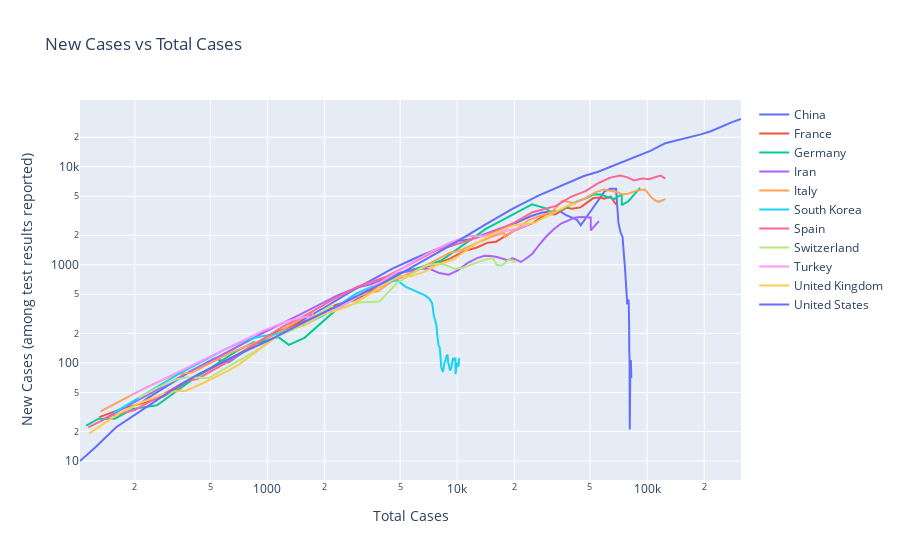

The notebook cell saved with this chart:
### Code cell
#~ Figure 2
traces = []
for country, cdf in C.loc[C.total_cases>100].groupby('location'):
    if cdf['total_cases'].max()>20000 or country=="South Korea":
        trace = go.Scatter(x=cdf['total_cases'],y=cdf['new_cases_avg'],name=country,
                          customdata=cdf['NiceDate'], mode='lines',
                          hovertemplate= country+"<br>Date: %{customdata}<br>Total: %{x}<br><b>New: %{y}</b><extra></extra>")
        traces.append(trace)

layout = go.Layout(title_text="New Cases vs Total Cases",
                  xaxis_title_text="Total Cases",
                  yaxis_title_text="New Cases (among test results reported)",
                  yaxis_type="log", xaxis_type="log")
fig = go.Figure(data=traces, layout=layout)
fig.show()

### Figure 1 — Plotly figure (JSON) as saved in the notebook; plotly's stock layout.template omitted (floating-point values rounded to 4 significant figures)
{"data": [{"customdata": ["January 19", "January 20", "January 21", "January 22", "January 23", "January 24", "January 25", "January 26", "January 27", "January 28", "January 29", "January 30", "January 31", "February 01", "February 02", "February 03", "February 04", "February 05", "February 06", "February 07", "February 08", "February 09", "February 10", "February 11", "February 12", "February 13", "February 14", "February 15", "February 16", "February 17", "February 18", "February 19", "February 20", "February 21", "February 22", "February 23", "February 24", "February 25", "February 26", "February 27", "February 28", "February 29", "March 01", "March 02", "March 03", "March 04", "March 05", "March 06", "March 07", "March 08", "March 09", "March 10", "March 11", "March 12", "March 13", "March 14", "March 15", "March 16", "March 17", "March 18", "March 19", "March 20", "March 21", "March 22", "March 23", "March 24", "March 25", "March 26", "March 27", "March 28", "March 29", "March 30", "March 31", "April 01", "April 02", "April 03", "April 04", "April 05"], "hovertemplate": "China<br>Date: %{customdata}<br>Total: %{x}<br><b>New: %{y}</b><extra></extra>", "mode": "lines", "name": "China", "type": "scatter", "x": [216, 235, 386, 526, 623, 882, 1323, 1988, 2775, 4528, 5994, 7734, 9714, 11809, 14399, 17211, 20448, 24320, 28047, 31207, 34625, 37232, 40206, 42696, 44724, 59865, 64021, 66559, 68566, 70618, 72508, 74258, 74652, 75543, 76369, 77016, 77234, 77749, 78159, 78598, 78927, 79355, 79929, 80134, 80261, 80380, 80497, 80667, 80768, 80814, 80859, 80879, 80908, 80932, 80954, 80973, 80995, 81020, 81063, 81086, 81130, 81229, 81281, 81346, 81484, 81553, 81631, 81733, 81827, 81946, 82059, 82157, 82241, 82295, 82395, 82465, 82527, 82575], "y": [39, 44, 80, 111, 101, 161, 234, 365, 538, 911, 1167, 1436, 1734, 1820, 2101, 2369, 2683, 3127, 3412, 3499, 3544, 3228, 3039, 2872, 2524, 5658, 5953, 5965, 5960, 2688, 2121, 1924, 1521, 1231, 965, 689, 645, 551, 447, 395, 423, 401, 442, 384, 333, 256, 142, 133, 126, 108, 90, 53, 35, 29, 23, 23, 21, 22, 27, 28, 33, 52, 54, 65, 88, 81, 87, 96, 85, 98, 107, 106, 103, 87, 84, 77, 71, 70]}, {"customdata": ["March 02", "March 03", "March 04", "March 05", "March 06", "March 07", "March 08", "March 09", "March 10", "March 11", "March 12", "March 13", "March 14", "March 15", "March 16", "March 17", "March 18", "March 19", "March 20", "March 21", "March 22", "March 23", "March 24", "March 25", "March 26", "March 27", "March 28", "March 29", "March 30", "March 31", "April 01", "April 02", "April 03", "April 04", "April 05"], "hovertemplate": "France<br>Date: %{customdata}<br>Total: %{x}<br><b>New: %{y}</b><extra></extra>", "mode": "lines", "name": "France", "type": "scatter", "x": [130, 178, 212, 285, 423, 613, 716, 1126, 1412, 1784, 2281, 2876, 3661, 4499, 5423, 6633, 7730, 9134, 10995, 12612, 14459, 16018, 19856, 22302, 25233, 29155, 32964, 37575, 40174, 44550, 52128, 56989, 59105, 64338, 68605], "y": [28, 35, 38, 46, 73, 108, 126, 210, 247, 292, 391, 437, 562, 678, 785, 939, 1017, 1158, 1393, 1494, 1682, 1721, 2215, 2422, 2693, 3284, 3277, 3818, 3735, 3848, 4791, 4853, 4732, 4947, 4119]}, {"customdata": ["March 01", "March 02", "March 03", "March 04", "March 05", "March 06", "March 07", "March 08", "March 09", "March 10", "March 11", "March 12", "March 13", "March 14", "March 15", "March 16", "March 17", "March 18", "March 19", "March 20", "March 21", "March 22", "March 23", "March 24", "March 25", "March 26", "March 27", "March 28", "March 29", "March 30", "March 31", "April 01", "April 02", "April 03", "April 04", "April 05"], "hovertemplate": "Germany<br>Date: %{customdata}<br>Total: %{x}<br><b>New: %{y}</b><extra></extra>", "mode": "lines", "name": "Germany", "type": "scatter", "x": [111, 129, 157, 196, 262, 400, 684, 847, 902, 1139, 1296, 1567, 2369, 3062, 3795, 4838, 6012, 7156, 8198, 14138, 18187, 21463, 24774, 29212, 31554, 36508, 42288, 48582, 52547, 57298, 61913, 67366, 73522, 73522, 79696, 91714], "y": [23, 27, 27, 34, 37, 67, 131, 162, 160, 184, 153, 180, 366, 480, 624, 817, 910, 1023, 1100, 2325, 3043, 3576, 4144, 3768, 3341, 3761, 4378, 4842, 5248, 5197, 4906, 4696, 5243, 4056, 4445, 6087]}, {"customdata": ["February 27", "February 28", "February 29", "March 01", "March 02", "March 03", "March 04", "March 05", "March 06", "March 07", "March 08", "March 09", "March 10", "March 11", "March 12", "March 13", "March 14", "March 15", "March 16", "March 17", "March 18", "March 19", "March 20", "March 21", "March 22", "March 23", "March 24", "March 25", "March 26", "March 27", "March 28", "March 29", "March 30", "March 31", "April 01", "April 02", "April 03", "April 04", "April 05"], "hovertemplate": "Iran<br>Date: %{customdata}<br>Total: %{x}<br><b>New: %{y}</b><extra></extra>", "mode": "lines", "name": "Iran", "type": "scatter", "x": [139, 245, 388, 593, 978, 1501, 2336, 2922, 3513, 4747, 5823, 6566, 7161, 8042, 9000, 10075, 11364, 12729, 13938, 14991, 16169, 17361, 18407, 19644, 20610, 21638, 23049, 24811, 27017, 29406, 32332, 35408, 38309, 41495, 44606, 47593, 50468, 50468, 55743], "y": [27, 50, 81, 124, 209, 314, 487, 582, 633, 811, 871, 911, 912, 823, 794, 877, 1050, 1171, 1234, 1229, 1201, 1158, 1117, 1163, 1110, 1069, 1160, 1291, 1601, 1942, 2320, 2649, 2823, 3022, 3068, 3046, 3039, 2243, 2784]}, {"customdata": ["February 24", "February 25", "February 26", "February 27", "February 28", "February 29", "March 01", "March 02", "March 03", "March 04", "March 05", "March 06", "March 07", "March 08", "March 09", "March 10", "March 11", "March 12", "March 13", "March 14", "March 15", "March 16", "March 17", "March 18", "March 19", "March 20", "March 21", "March 22", "March 23", "March 24", "March 25", "March 26", "March 27", "March 28", "March 29", "March 30", "March 31", "April 01", "April 02", "April 03", "April 04", "April 05"], "hovertemplate": "Italy<br>Date: %{customdata}<br>Total: %{x}<br><b>New: %{y}</b><extra></extra>", "mode": "lines", "name": "Italy", "type": "scatter", "x": [132, 229, 322, 400, 650, 888, 1128, 1689, 1835, 2502, 3089, 3858, 4636, 5883, 7375, 9172, 10149, 12462, 15113, 17660, 17750, 23980, 27980, 31506, 35713, 41035, 47021, 53578, 59138, 63927, 69176, 74386, 80539, 86498, 92472, 97689, 101739, 105792, 110574, 115242, 119827, 124632], "y": [32, 56, 76, 80, 129, 164, 201, 322, 296, 403, 490, 542, 700, 845, 1071, 1328, 1378, 1644, 1934, 2122, 1900, 2879, 3216, 3461, 4490, 4263, 4760, 5518, 5856, 5723, 5538, 5202, 5350, 5642, 5824, 5825, 5300, 4823, 4525, 4388, 4522, 4710]}, {"customdata": ["February 21", "February 22", "February 23", "February 24", "February 25", "February 26", "February 27", "February 28", "February 29", "March 01", "March 02", "March 03", "March 04", "March 05", "March 06", "March 07", "March 08", "March 09", "March 10", "March 11", "March 12", "March 13", "March 14", "March 15", "March 16", "March 17", "March 18", "March 19", "March 20", "March 21", "March 22", "March 23", "March 24", "March 25", "March 26", "March 27", "March 28", "March 29", "March 30", "March 31", "April 01", "April 02", "April 03", "April 04", "April 05"], "hovertemplate": "South Korea<br>Date: %{customdata}<br>Total: %{x}<br><b>New: %{y}</b><extra></extra>", "mode": "lines", "name": "South Korea", "type": "scatter", "x": [155, 345, 601, 762, 892, 1146, 1595, 2022, 2931, 3526, 4212, 4812, 5328, 5766, 6284, 6767, 7134, 7382, 7513, 7755, 7869, 7979, 8086, 8162, 8236, 8320, 8413, 8565, 8652, 8799, 8897, 8961, 9037, 9137, 9241, 9332, 9478, 9583, 9661, 9786, 9786, 9976, 10062, 10156, 10237], "y": [31, 78, 138, 170, 184, 200, 248, 315, 509, 595, 654, 697, 599, 560, 518, 488, 451, 404, 307, 247, 183, 149, 143, 101, 91, 85, 81, 100, 104, 119, 121, 99, 96, 84, 86, 92, 110, 111, 105, 113, 77, 98, 100, 92, 112]}, {"customdata": ["March 03", "March 04", "March 05", "March 06", "March 07", "March 08", "March 09", "March 10", "March 11", "March 12", "March 13", "March 14", "March 15", "March 16", "March 17", "March 18", "March 19", "March 20", "March 21", "March 22", "March 23", "March 24", "March 25", "March 26", "March 27", "March 28", "March 29", "March 30", "March 31", "April 01", "April 02", "April 03", "April 04", "April 05"], "hovertemplate": "Spain<br>Date: %{customdata}<br>Total: %{x}<br><b>New: %{y}</b><extra></extra>", "mode": "lines", "name": "Spain", "type": "scatter", "x": [114, 151, 200, 261, 374, 430, 589, 1204, 1639, 2140, 3004, 4231, 5753, 7753, 9191, 11178, 13716, 17147, 19980, 24926, 28572, 33089, 39673, 47610, 56188, 64059, 72248, 78797, 85195, 94417, 102136, 110238, 117710, 124736], "y": [22, 29, 33, 44, 65, 69, 97, 235, 316, 427, 603, 756, 1028, 1403, 1546, 1736, 1990, 2348, 2697, 3437, 3714, 3985, 4923, 5671, 6904, 7742, 8143, 7796, 7251, 7589, 7472, 7860, 8128, 7579]}, {"customdata": ["March 07", "March 08", "March 09", "March 10", "March 11", "March 12", "March 13", "March 14", "March 15", "March 16", "March 17", "March 18", "March 19", "March 20", "March 21", "March 22", "March 23", "March 24", "March 25", "March 26", "March 27", "March 28", "March 29", "March 30", "March 31", "April 01", "April 02", "April 03", "April 04", "April 05"], "hovertemplate": "Switzerland<br>Date: %{customdata}<br>Total: %{x}<br><b>New: %{y}</b><extra></extra>", "mode": "lines", "name": "Switzerland", "type": "scatter", "x": [209, 264, 332, 374, 490, 642, 854, 1121, 1359, 2200, 2200, 2650, 3010, 3888, 4840, 6077, 6971, 8015, 8789, 9714, 10714, 12104, 13152, 14274, 15412, 16108, 17070, 18844, 19706, 20489], "y": [44, 56, 68, 71, 70, 94, 130, 186, 217, 389, 336, 382, 412, 422, 660, 856, 990, 1031, 987, 909, 935, 1022, 1090, 1140, 1174, 1001, 979, 1142, 1073, 1095]}, {"customdata": ["March 19", "March 20", "March 21", "March 22", "March 23", "March 24", "March 25", "March 26", "March 27", "March 28", "March 29", "March 30", "March 31", "April 01", "April 02", "April 03", "April 04", "April 05"], "hovertemplate": "Turkey<br>Date: %{customdata}<br>Total: %{x}<br><b>New: %{y}</b><extra></extra>", "mode": "lines", "name": "Turkey", "type": "scatter", "x": [191, 359, 670, 947, 1236, 1529, 1872, 2433, 3629, 5698, 7402, 9217, 11535, 13531, 15679, 18135, 20921, 23934], "y": [47, 85, 155, 212, 261, 292, 300, 371, 598, 1042, 1382, 1696, 1976, 1958, 2069, 2229, 2346, 2600]}, {"customdata": ["March 06", "March 07", "March 08", "March 09", "March 10", "March 11", "March 12", "March 13", "March 14", "March 15", "March 16", "March 17", "March 18", "March 19", "March 20", "March 21", "March 22", "March 23", "March 24", "March 25", "March 26", "March 27", "March 28", "March 29", "March 30", "March 31", "April 01", "April 02", "April 03", "April 04", "April 05"], "hovertemplate": "United Kingdom<br>Date: %{customdata}<br>Total: %{x}<br><b>New: %{y}</b><extra></extra>", "mode": "lines", "name": "United Kingdom", "type": "scatter", "x": [115, 163, 206, 273, 321, 373, 456, 590, 707, 1140, 1391, 1543, 1950, 2630, 3277, 3983, 5018, 5683, 6650, 8077, 9529, 11658, 14543, 17089, 19522, 22141, 25150, 29474, 33718, 38168, 41903], "y": [19, 30, 38, 47, 51, 52, 62, 79, 96, 191, 233, 238, 310, 372, 471, 610, 767, 763, 843, 1023, 1127, 1493, 1973, 2253, 2498, 2620, 2651, 3096, 3549, 4006, 4188]}, {"customdata": ["March 03", "March 04", "March 05", "March 06", "March 07", "March 08", "March 09", "March 10", "March 11", "March 12", "March 13", "March 14", "March 15", "March 16", "March 17", "March 18", "March 19", "March 20", "March 21", "March 22", "March 23", "March 24", "March 25", "March 26", "March 27", "March 28", "March 29", "March 30", "March 31", "April 01", "April 02", "April 03", "April 04", "April 05"], "hovertemplate": "United States<br>Date: %{customdata}<br>Total: %{x}<br><b>New: %{y}</b><extra></extra>", "mode": "lines", "name": "United States", "type": "scatter", "x": [103, 125, 159, 233, 338, 433, 554, 754, 1025, 1312, 1663, 2174, 2951, 3774, 4661, 6427, 9415, 14250, 19624, 26747, 35206, 46442, 55231, 69194, 85991, 104686, 124665, 143025, 164620, 189618, 216721, 245540, 277965, 312237], "y": [10, 14, 22, 36, 58, 77, 98, 130, 171, 219, 277, 355, 481, 615, 749, 1063, 1616, 2619, 3740, 5080, 6447, 8048, 8901, 10611, 12696, 14561, 17358, 18457, 19657, 21233, 23014, 25628, 28336, 30654]}], "layout": {"title": {"text": "New Cases vs Total Cases"}, "xaxis": {"title": {"text": "Total Cases"}, "type": "log"}, "yaxis": {"title": {"text": "New Cases (among test results reported)"}, "type": "log"}}}
